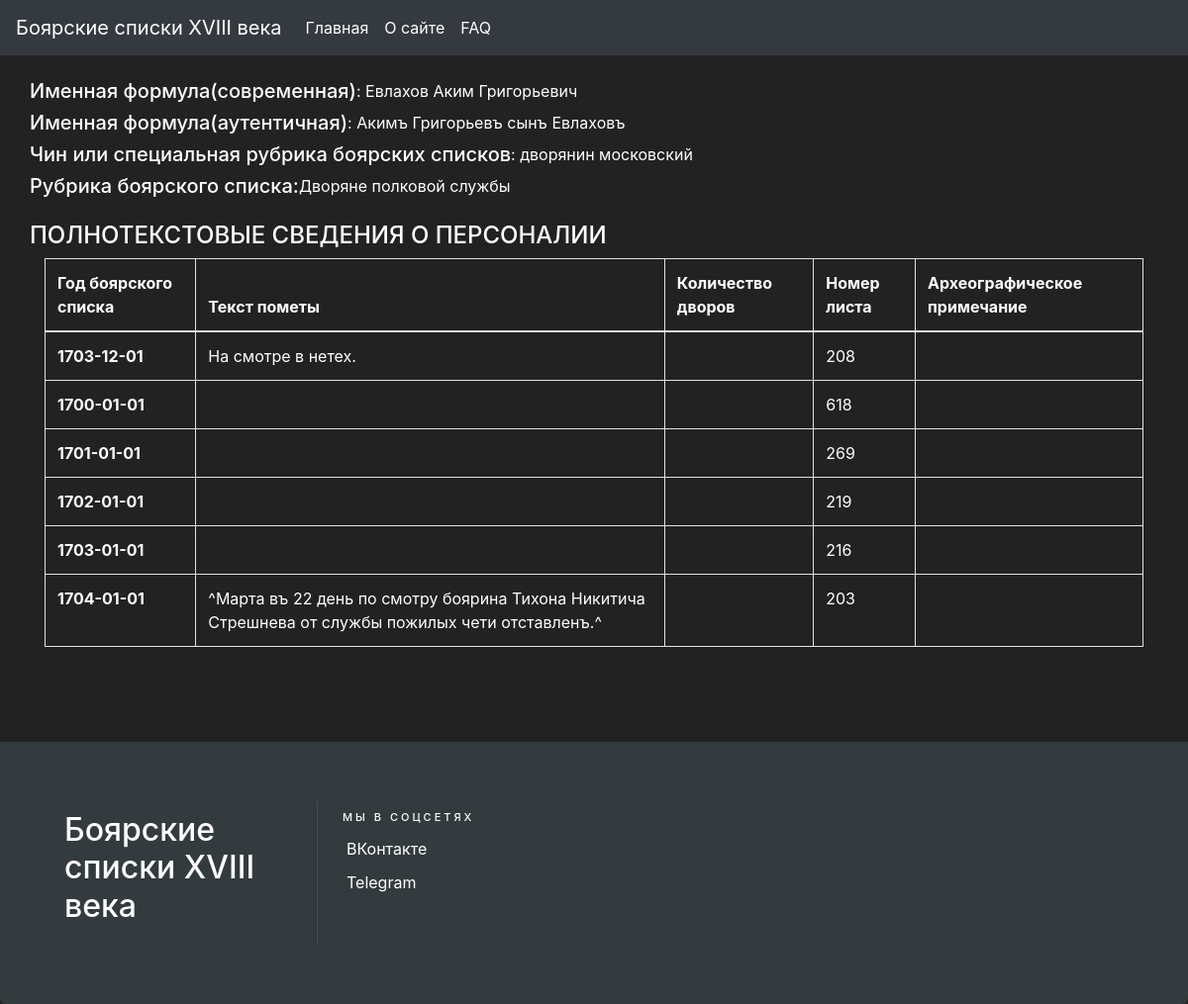
The app's page /people_info/2 with its own data.
### app.py (models this page shows)
class ManModel(db.Model):
    id = db.Column(db.Integer, primary_key=True)
    name = db.Column(db.String(100), nullable=False)
    old_name = db.Column(db.String(200), nullable=False)
    chin = db.Column(db.String(100), nullable=False)
    rubric = db.Column(db.String(100), nullable=False)
    tables = db.relationship('RelatedInfo', backref='person', lazy=True)

class RelatedInfo(db.Model):
    id = db.Column(db.Integer, primary_key=True)
    year = db.Column(db.String(100), nullable=False)
    note = db.Column(db.String(200))
    count = db.Column(db.Integer)
    list_number = db.Column(db.Integer)
    arch_note = db.Column(db.String(200))
    person_id = db.Column(db.Integer, db.ForeignKey('man_model.id'),
                          nullable=False)

### app.py (the view)
@app.route('/people_info/<id>')
def man_detail(id):
    man = ManModel.query.get_or_404(id)  # Получение модели человека
    tables = RelatedInfo.query.filter_by(person_id=id).all()  # Получение связанных с ним записей в таблицах(архивах)
    return render_template('man_detail.html', man=man, tables=tables)

### templates/man_detail.html (shortened to what this page needs)
<!DOCTYPE html>
<html lang="ru">
<head>
    <link rel="stylesheet" href="https://stackpath.bootstrapcdn.com/bootstrap/4.3.1/css/bootstrap.min.css"
>
    <link rel="stylesheet" href="../static/index.css">
</head>
<body>
    <nav class="navbar navbar-expand-lg navbar-dark bg-dark tab">
        <a class="navbar-brand" href="">Боярские списки XVIII века</a>
        <div class="collapse navbar-collapse" id="navbarTogglerDemo02">
            <ul class="navbar-nav mr-auto mt-2 mt-lg-0">
                <li class="nav-item active">
                    <a class="nav-link" href="#">Главная <span class="sr-only">(current)</span></a>
                </li>
                <li class="nav-item active">
                    <a class="nav-link" href="#">О сайте <span class="sr-only">(current)</span></a>
                </li>
                <li class="nav-item active">
                    <a class="nav-link" href="#">FAQ <span class="sr-only">(current)</span></a>
                </li>
            </ul>
        </div>
    </nav>
    <div class="container">
        <div class="row pt-4">
            <div class="col-sm-6 col-md-8 col-xl" style="padding-bottom:5em;">
                <div class="row">
                    <p><h5>Именная формула(современная)</h5>: {{man.name}}</p>
                </div>
                <div class="row">
                    <p><h5>Именная формула(аутентичная)</h5>: {{man.old_name}}</p>
                </div>
                <div class="row">
                    <p><h5>Чин или специальная рубрика боярских списков</h5>: {{man.chin}}</p>
                </div>
                <div class="row">
                    <p><h5>Рубрика боярского списка:</h5> {{man.rubric}}</p>
                </div>
                <div class="row pt-3">
                    <h4>ПОЛНОТЕКСТОВЫЕ СВЕДЕНИЯ О ПЕРСОНАЛИИ</h4>
                </div>
                <div>
                    <table class="table table-bordered" style="color: white;">
                        <thead>
                          <tr>
                            <th>Год боярского списка</th>
                            <th>Текст пометы</th>
                            <th>Количество дворов</th>
                            <th>Номер листа</th>
                            <th>Археографическое примечание</th>
                          </tr>
                        </thead>
                        <tbody>
                        {% for el in tables %}
                          <tr>
                            <th scope="row">{{el.year}}</th>
                            {% if el.note == None %}<td></td> {% else %}<td>{{el.note}}</td> {% endif %}
                            {% if el.count == None %}<td></td> {% else %}<td>{{el.count}}</td> {% endif %}
                            <td>{{el.list_number}}</td>
                            {% if el.arch_note == None %}<td></td> {% else %}<td>{{el.arch_note}}</td> {% endif %}
                          </tr>
                        {% endfor %}
                        </tbody>
                      </table>
                </div>
            </div>
        </div>
    </div>
    <footer id="footer" class="footer-bs footer navbar-fixed-bottom">
        <div class="container">
            <div class="row">
                <div class="col-md-3 footer-brand animated fadeInLeft">
                    <h2>Боярские списки XVIII века</h2>
                </div>
                <div class="col-md-2 footer-social animated fadeInDown">
                    <h4>Мы в соцсетях</h4>
                    <ul>
                        <li><a href="" target="_blank">ВКонтакте</a></li>
                        <li><a href="#">Telegram</a></li>
                    </ul>
                </div>
            </div>
        </div>
    </footer>
</body>
</html>

### static/index.css (style rules this page uses)
body { background-color: #222; color: #fff; }
.footer-bs { background-color:#343b3f; padding: 60px 40px; color: rgba(255,255,255,1.00); border-bottom-right-radius: 6px; border-top-left-radius: 0px; border-bottom-left-radius: 6px; }
.footer-bs .footer-brand, .footer-bs .footer-nav, .footer-bs .footer-social, .footer-bs .footer-ns { padding:10px 25px; }
.footer-bs .footer-nav, .footer-bs .footer-social, .footer-bs .footer-ns { border-color: transparent; }
.footer-bs .footer-brand h2 { margin:0px 0px 10px; }
.footer-bs .footer-social ul { list-style:none; padding:0px; }
.footer-bs .footer-social h4 { font-size: 11px; text-transform: uppercase; letter-spacing: 3px; }
.footer-bs .footer-social li { padding:5px 4px; }
.footer-bs .footer-social a { color:rgba(255,255,255,1.00); }
@media (min-width: 768px) { .footer-bs .footer-nav, .footer-bs .footer-social, .footer-bs .footer-ns { border-left:solid 1px rgba(255,255,255,0.10); } }
* { box-sizing: border-box; }

### records on screen
ManModel: name "Евлахов Аким Григорьевич", old_name "Акимъ Григорьевъ сынъ Евлаховъ", chin "дворянин московский", rubric "Дворяне полковой службы"
RelatedInfo: year "1703-12-01", note "На смотре в нетех.", list_number "208"
RelatedInfo: year "1700-01-01", list_number "618"
RelatedInfo: year "1701-01-01", list_number "269"
RelatedInfo: year "1702-01-01", list_number "219"
RelatedInfo: year "1703-01-01", list_number "216"
RelatedInfo: year "1704-01-01", note "^Марта въ 22 день по смотру боярина Тихона Никитича Стрешнева от службы пожилых чети отставленъ.^", list_number "203"
